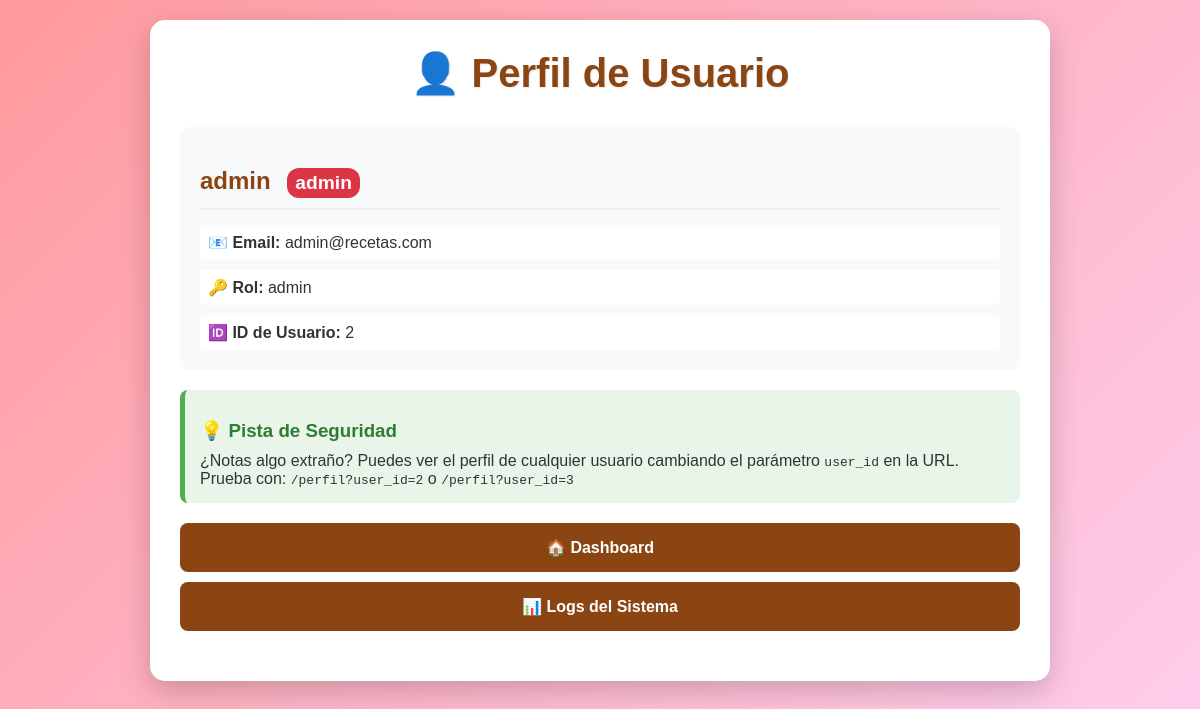
Page /perfil (signed in) on the committed database.
### tables this page shows
CREATE TABLE users (
            id INTEGER PRIMARY KEY,
            username TEXT UNIQUE,
            password TEXT,
            role TEXT,
            email TEXT
        );

### app.py (the view)
@app.route('/perfil')
def perfil():
    if not session.get('user_id'):
        return redirect(url_for('login'))
    user_id = request.args.get('user_id', session.get('user_id'))
    conn = sqlite3.connect(DATABASE)
    c = conn.cursor()
    c.execute("SELECT * FROM users WHERE id = ?", (user_id,))
    usuario = c.fetchone()
    conn.close()
    if usuario:
        return render_template('perfil.html', usuario=usuario)
    else:
        flash('Usuario no encontrado', 'error')
        return redirect(url_for('dashboard'))

### templates/perfil.html (shortened to what this page needs)
<!DOCTYPE html>
<html>
<head>
    <link rel="stylesheet" href="{{ url_for('static', filename='style.css') }}">
</head>
<body>
    <div class="container">
        <h1>👤 Perfil de Usuario</h1>
        <div class="profile">
            <h2>{{ usuario[1] }}
                <span class="role-badge role-{{ usuario[3] }}">{{ usuario[3] }}</span>
            </h2>
            <div class="profile-info">
                <p><strong>📧 Email:</strong> {{ usuario[4] }}</p>
                <p><strong>🔑 Rol:</strong> {{ usuario[3] }}</p>
                <p><strong>🆔 ID de Usuario:</strong> {{ usuario[0] }}</p>
            </div>
        </div>
        <div class="hint">
            <h3>💡 Pista de Seguridad</h3>
            <p>¿Notas algo extraño? Puedes ver el perfil de cualquier usuario cambiando el parámetro <code>user_id</code> en la URL.</p>
            <p>Prueba con: <code>/perfil?user_id=2</code> o <code>/perfil?user_id=3</code></p>
        </div>
        <nav>
            <a href="{{ url_for('dashboard') }}">🏠 Dashboard</a>
            <a href="{{ url_for('logs_sistema') }}">📊 Logs del Sistema</a>
        </nav>
    </div>
</body>
</html>

### static/style.css (style rules this page uses)
* { margin: 0; padding: 0; box-sizing: border-box; }
body { font-family: 'Arial', sans-serif; background: linear-gradient(135deg, #ff9a9e 0%, #fecfef 100%); min-height: 100vh; padding: 20px; color: #333; }
.container { max-width: 900px; margin: 0 auto; background: white; padding: 30px; border-radius: 15px; box-shadow: 0 10px 30px rgba(0,0,0,0.2); }
h1 { color: #8B4513; text-align: center; margin-bottom: 30px; font-size: 2.5em; text-shadow: 1px 1px 2px rgba(0,0,0,0.1); }
h2 { color: #8B4513; margin: 20px 0 15px 0; border-bottom: 2px solid #f0f0f0; padding-bottom: 10px; }
h3 { color: #A0522D; margin: 15px 0 10px 0; }
nav { display: flex; flex-direction: column; gap: 10px; margin: 20px 0; }
nav a { display: block; padding: 15px; background: #8B4513; color: white; text-decoration: none; border-radius: 8px; text-align: center; transition: background 0.3s, transform 0.2s; font-weight: bold; }
.hint { background: #e8f5e8; padding: 15px; border-radius: 8px; margin: 20px 0; border-left: 5px solid #4CAF50; }
.hint h3, .hint h4 { color: #2E7D32; margin-bottom: 10px; }
.profile { background: #f8f9fa; padding: 20px; border-radius: 10px; margin: 20px 0; }
.profile-info { display: grid; gap: 10px; }
.profile-info p { padding: 8px; background: white; border-radius: 5px; }
a { color: #8B4513; text-decoration: none; font-weight: bold; }
.container { animation: fadeIn 0.5s ease-in-out; }
.role-badge { display: inline-block; padding: 4px 8px; border-radius: 12px; font-size: 0.8em; font-weight: bold; margin-left: 10px; }
.role-admin { background: #dc3545; color: white; }

### rows in the picture
users: username "admin", role "admin", email "admin@recetas.com", id "2"
